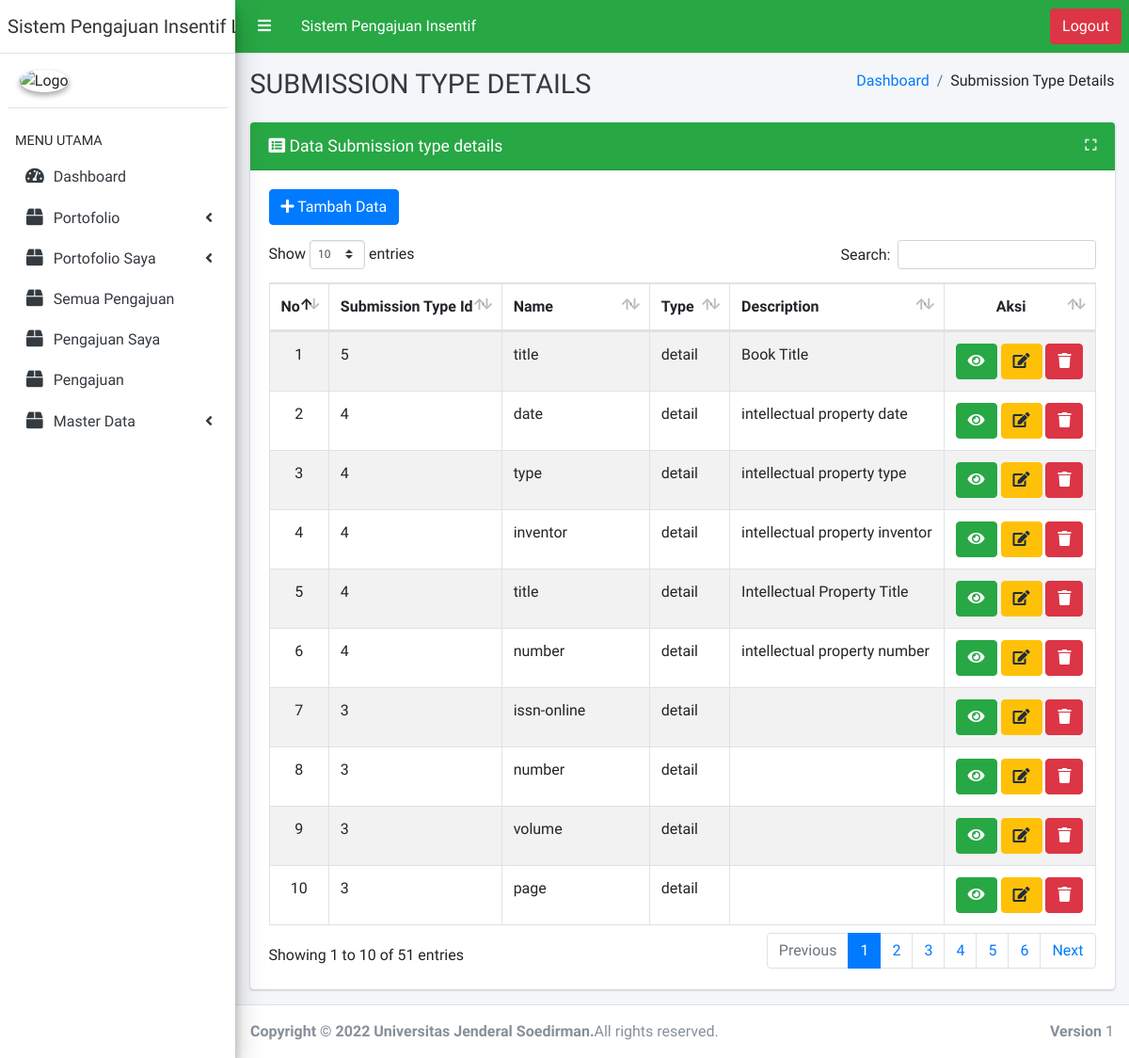
/index.php/submission_type_details, run on the app's committed database.
### tables this page shows
CREATE TABLE `submission_type_details` (
  `id` smallint NOT NULL,
  `submission_type_id` int NOT NULL,
  `name` char(64) NOT NULL,
  `type` char(32) NOT NULL,
  `description` varchar(512) NOT NULL
);

### application/libraries/Template.php (called while the page is built)
<?php if ( ! defined('BASEPATH')) exit('No direct script access allowed');
class Template {
		var $template_data = array();
		function set($name, $value)
		{
			$this->template_data[$name] = $value;
		}
		function load($template = '', $view = '' , $view_data = array(), $return = FALSE)
		{
			$this->CI =& get_instance();
			$this->set('contents', $this->CI->load->view($view, $view_data, TRUE));
			return $this->CI->load->view($template, $this->template_data, $return);
		}
}

### application/controllers/Submission_type_details.php (called while the page is built, shortened)
<?php
class Submission_type_details extends CI_Controller
{
    public function index()
    {
        $data = array(
            'submission_type_details_data' => $this->Submission_type_details_model->get_all(),
        );
        $this->template->load('layout/master','submission_type_details/submission_type_details_list', $data);
    }
}

### index.php (called while the page is built, shortened)
<?php
require_once BASEPATH.'core/CodeIgniter.php';

### application/models/Submission_type_details_model.php (called while the page is built, shortened)
<?php
class Submission_type_details_model extends CI_Model
{
    public $table = 'submission_type_details';
    public $id = 'id';
    public $order = 'DESC';
    function get_all()
    {
        $this->db->order_by($this->id, $this->order);
        return $this->db->get($this->table)->result();
    }
}

### application/views/submission_type_details/submission_type_details_list.php (the view, shortened to what this page needs)
<div class="row">
    <div class="col-md-12">
        <div class="card card-success">
            <div class="card-header">
                <div class="card-title">
                    <i class="fa fa-list-alt"></i> Data Submission type details
                </div>
                <div class="card-tools">
                    <button type="button" class="btn btn-tool" data-card-widget="maximize"><i class="fas fa-expand"></i></button>
                </div>
            </div>
            <div class="card-body">
                <a href="<?= site_url('submission_type_details/create') ?>" class="btn btn-primary"><i class="fa fa-plus"></i> Tambah Data</a>
                <div class="table-responsive mt-3">
                    <table class="table table-bordered table-striped table-hover text-nowrap" width="100%" id="mytable">
                        <thead>
                            <tr>
                                <th class="text-center" width="5%">No</th>
								<th>Submission Type Id</th>
								<th>Name</th>
								<th>Type</th>
								<th>Description</th>
								<th class="text-center" width="15%">Aksi</th>
                            </tr>
                        </thead>
                        <tbody>
						<?php
                            $no = 1;
                            foreach ($submission_type_details_data as $value) { ?>
                            <tr>
								<td class="text-center"><?= $no++; ?></td>
								<td><?= $value->submission_type_id ?></td>
								<td><?= $value->name ?></td>
								<td><?= $value->type ?></td>
								<td><?= $value->description ?></td>
								<td class="text-center">
                                    <a href="<?= site_url('submission_type_details/read/'.$value->id) ?>" title="Lihat Detail Data"class="btn btn-success"><i class="fa fa-eye"></i></a>
                                    <a href="<?= site_url('submission_type_details/update/'.$value->id) ?>" title="Ubah Data" class="btn btn-warning"><i class="fa fa-edit"></i></a>
                                    <a href="<?= site_url('submission_type_details/delete/'.$value->id) ?>" title="Hapus Data" class="btn btn-danger hapus"><i class="fa fa-trash"></i></a>
                                </td>
                            </tr>
						<?php } ?>
                        </tbody>
                    </table>
                </div>
            </div>
        </div>
    </div>
</div>

### assets/fullcalendar/main.css (style rules this page uses)
:root { --fc-daygrid-event-dot-width: 8px; }
:root { --fc-list-event-dot-width: 10px; --fc-list-event-hover-bg-color: #f5f5f5; }

### data on the page
submission_type_details: submission_type "5", name "title", type "detail", description "Book Title"
submission_type_details: submission_type "4", name "date", type "detail", description "intellectual property date"
submission_type_details: submission_type "4", name "type", type "detail", description "intellectual property type"
submission_type_details: submission_type "4", name "inventor", type "detail", description "intellectual property inventor"
submission_type_details: submission_type "4", name "title", type "detail", description "Intellectual Property Title"
submission_type_details: submission_type "4", name "number", type "detail", description "intellectual property number"
submission_type_details: submission_type "3", name "issn-online", type "detail"
submission_type_details: submission_type "3", name "number", type "detail"
submission_type_details: submission_type "3", name "volume", type "detail"
submission_type_details: submission_type "3", name "page", type "detail"

### other printed values
header_judul() "Sistem Pengajuan Insentif"
nama_aplikasi() "Sistem Pengajuan Insentif…"
str_replace('_', ' ', $this->uri->segment(1)) "SUBMISSION TYPE DETAILS"
str_replace('_', ' ', $ci->uri->segment($i)) "Submission Type Details"
